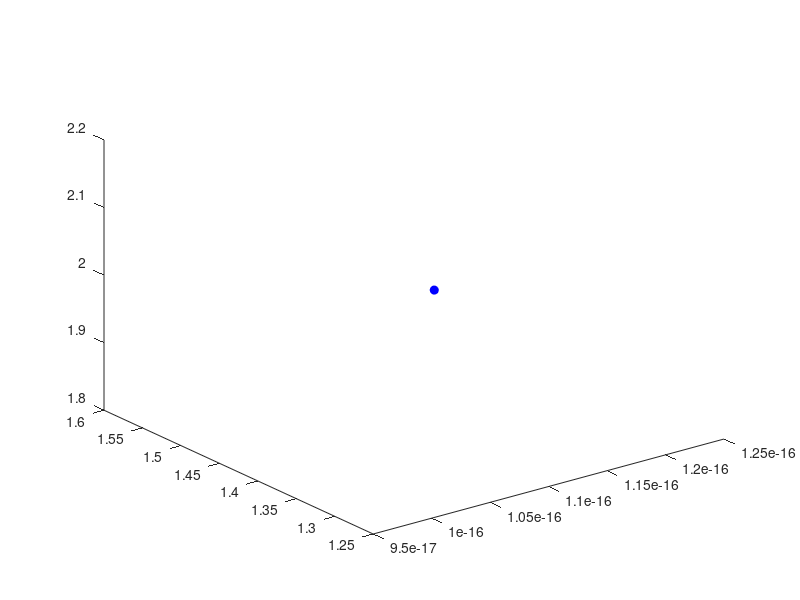

Reproduce this figure in MATLAB. (Note: this script raises an error after producing the figure.)
close all
clear all

P=[0, 1,1 ,-1,-1,1, 0; 0, 1,-1,-1, 1,1, 0;0, 2,2, 2, 2, 2,4];
% plot3(P(1,:),P(2,:),P(3,:),'.');
% plot3(P(1,7),P(2,7),P(3,7),'bo','MarkerFaceColor','b')
% hold on; camproj('perspective')
% plot3(P(1,2:6),P(2,2:6),P(3,2:6),'k-')
% for ip=1:4
%      plot3([P(1,1),P(1,ip+1)],[P(2,1),P(2,ip+1)],[P(3,1),P(3,ip+1)],'k-');
%      plot3([P(1,7),P(1,ip+1)],[P(2,7),P(2,ip+1)],[P(3,7),P(3,ip+1)],'k-')
% end
% axis equal; axis([-3,3,-3,3,0,5]);view(45,20); hold off

w = 2*pi/8;
for t=0:0.5:20
    M = [cos(w) -sin(w) 0 ;sin(w) cos(w) 0;0 0 1];
    P = M*P
    plot3(P(1,:),P(2,:),P(3,:),'.');
    plot3(P(1,6),P(2,6),P(3,6),'bo','MarkerFaceColor','b')
    hold on; camproj('perspective')
    plot3(P(1,2:6),P(2,2:6),P(3,2:6),'k-')
    for ip=1:4
         plot3([P(1,1),P(1,ip+1)],[P(2,1),P(2,ip+1)],[P(3,1),P(3,ip+1)],'k-');
         plot3([P(1,7),P(1,ip+1)],[P(2,7),P(2,ip+1)],[P(3,7),P(3,ip+1)],'k-')
    end
    axis equal; axis([-3,3,-3,3,0,5]);view(70,45); hold off
    pause(0.5)
end